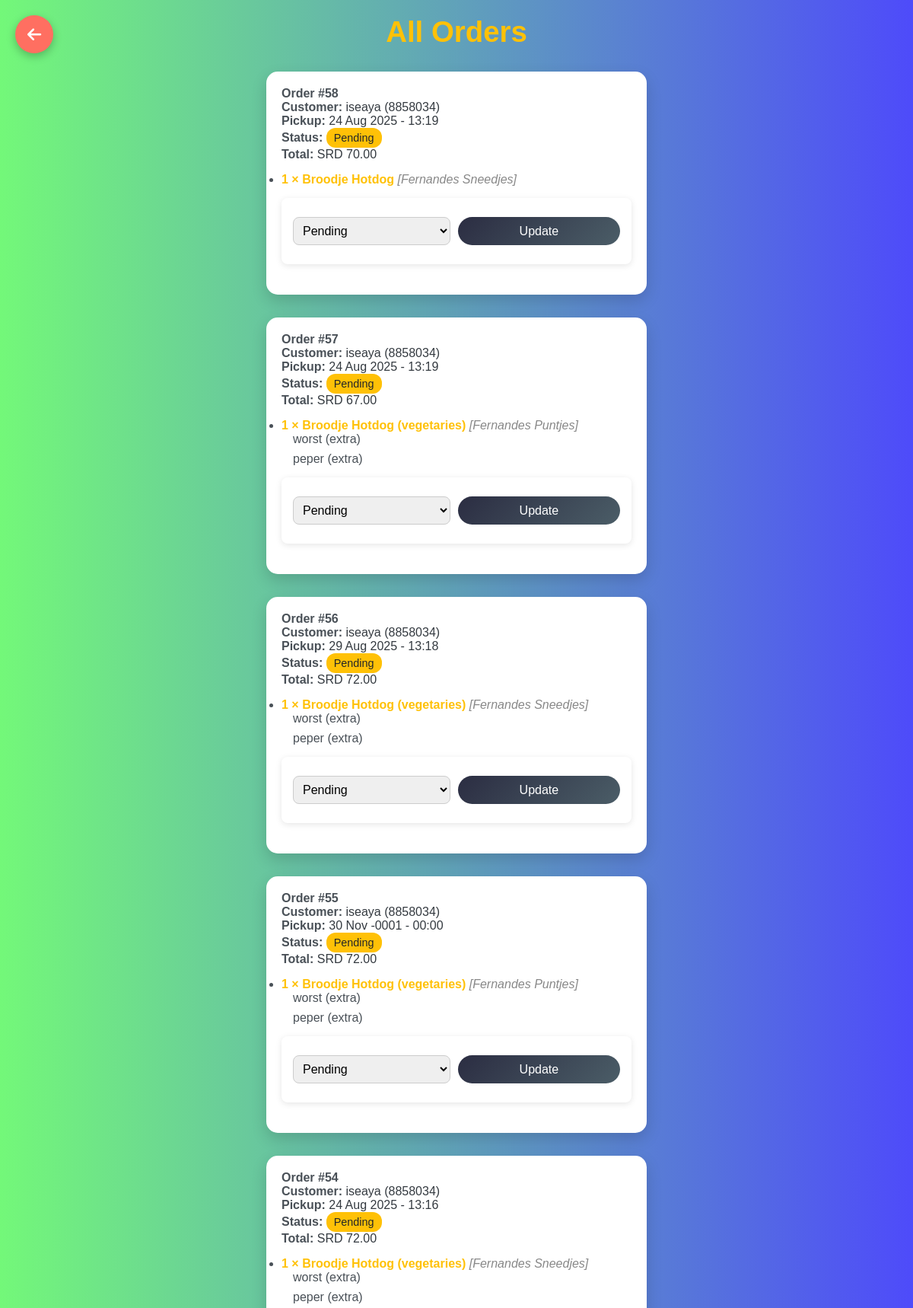
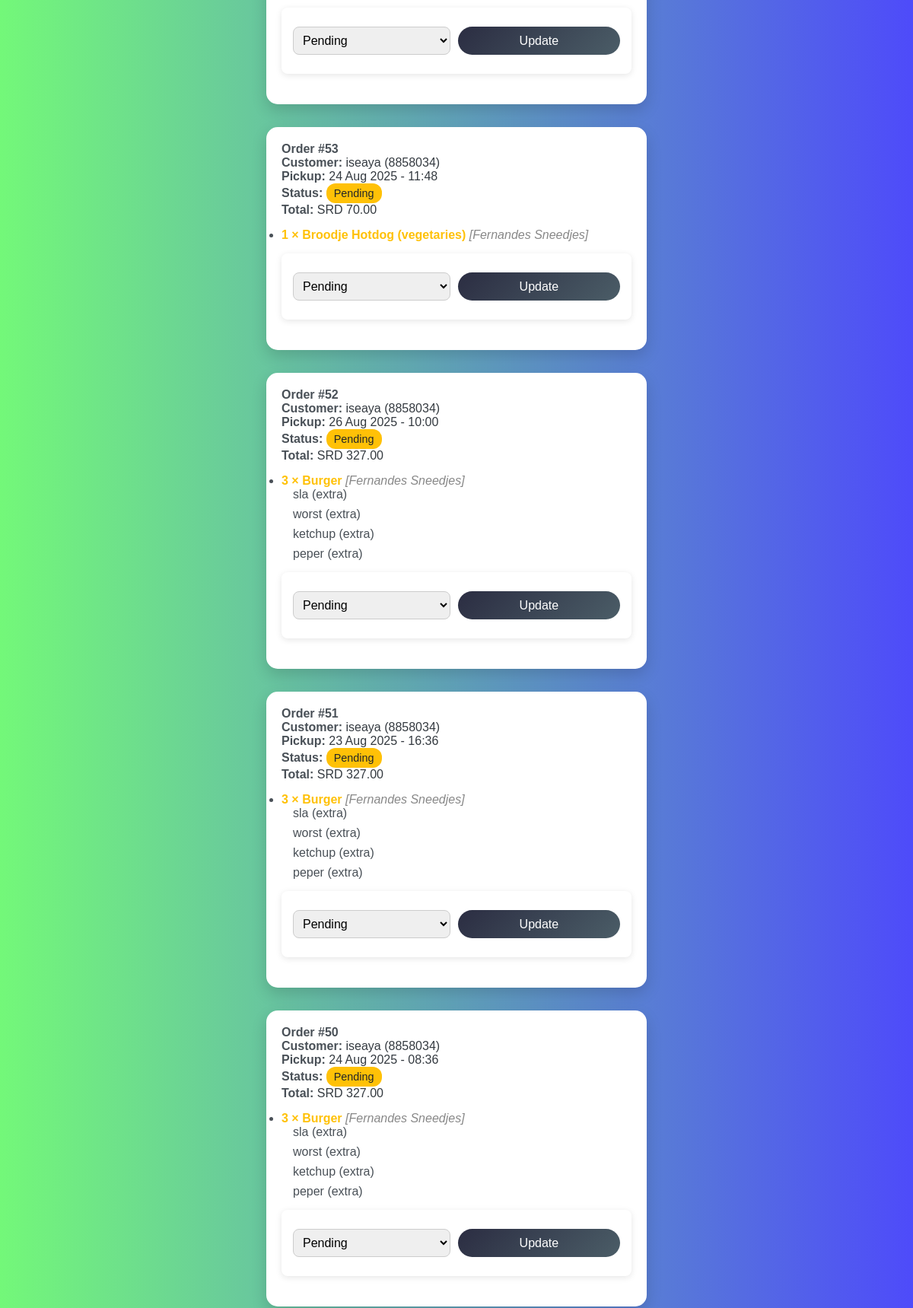
Screenshot of /admin/orders.php (signed in, upper part) with the database file from the repository (2 pictures, top to bottom).
### tables this page shows
CREATE TABLE `orders` (
  `id` int(11) NOT NULL,
  `user_id` int(11) NOT NULL,
  `pickup_time` datetime NOT NULL,
  `status` enum('pending','preparing','ready','completed') DEFAULT 'pending',
  `total_price` decimal(10,2) NOT NULL,
  `created_at` timestamp NOT NULL DEFAULT current_timestamp()
);

CREATE TABLE `users` (
  `id` int(11) NOT NULL,
  `name` varchar(100) NOT NULL,
  `phone` varchar(20) NOT NULL,
  `password` varchar(255) NOT NULL,
  `is_admin` tinyint(1) DEFAULT 0,
  `created_at` timestamp NOT NULL DEFAULT current_timestamp()
);

CREATE TABLE `order_items` (
  `id` int(11) NOT NULL,
  `order_id` int(11) NOT NULL,
  `bread_id` int(11) NOT NULL,
  `bread_type_id` int(11) DEFAULT NULL,
  `quantity` int(11) NOT NULL,
  `price` decimal(10,2) DEFAULT NULL
);

CREATE TABLE `breads` (
  `id` int(11) NOT NULL,
  `name` varchar(100) NOT NULL,
  `description` text DEFAULT NULL,
  `price` decimal(10,2) NOT NULL,
  `image_path` varchar(255) DEFAULT NULL,
  `is_active` tinyint(1) DEFAULT 1,
  `created_at` timestamp NOT NULL DEFAULT current_timestamp()
);

CREATE TABLE `bread_types` (
  `id` int(11) NOT NULL,
  `name` varchar(100) NOT NULL,
  `image_path` varchar(255) DEFAULT NULL,
  `is_active` tinyint(1) DEFAULT 1
);

CREATE TABLE `order_item_ingredients` (
  `id` int(11) NOT NULL,
  `order_item_id` int(11) NOT NULL,
  `ingredient_id` int(11) NOT NULL,
  `is_extra` tinyint(1) DEFAULT 0
);

CREATE TABLE `ingredients` (
  `id` int(11) NOT NULL,
  `name` varchar(100) NOT NULL,
  `image_path` varchar(255) DEFAULT NULL,
  `price` decimal(10,2) NOT NULL,
  `is_standard` tinyint(1) DEFAULT 0,
  `is_active` tinyint(1) DEFAULT 1,
  `created_at` timestamp NOT NULL DEFAULT current_timestamp()
);

### admin/orders.php (the view, shortened to what this page needs)
<?php
require '../includes/config.php';
$orders = $pdo->query("
    SELECT o.*, u.name, u.phone
    FROM orders o
    JOIN users u ON o.user_id = u.id
    ORDER BY o.created_at DESC
")->fetchAll(PDO::FETCH_ASSOC);
$order_items_stmt = $pdo->prepare("
    SELECT oi.id as order_item_id, b.name as bread_name, bt.name as bread_type_name, oi.quantity
    FROM order_items oi
    JOIN breads b ON oi.bread_id = b.id
    LEFT JOIN bread_types bt ON oi.bread_type_id = bt.id
    WHERE oi.order_id = ?
");
$ingredient_stmt = $pdo->prepare("
    SELECT i.name, oii.is_extra
    FROM order_item_ingredients oii
    JOIN ingredients i ON oii.ingredient_id = i.id
    WHERE oii.order_item_id = ?
");
?>
<!DOCTYPE html>
<html>
<head>
    <link rel="stylesheet" href="../assets/css/style.css">
    <link rel="stylesheet" href="https://cdnjs.cloudflare.com/ajax/libs/font-awesome/6.5.0/css/all.min.css">
</head>
<body>
<a href="dashboard.php" class="floating-btn" title="Back to Dashboard">
        <i class="fas fa-arrow-left"></i>
</a>
<h2>All Orders</h2>
<?php foreach ($orders as $order): ?>
    <div class="order-box">
        <p><strong>Order #<?= $order['id'] ?></strong></p>
        <p><strong>Customer:</strong> <?= htmlspecialchars($order['name']) ?> (<?= $order['phone'] ?>)</p>
        <p><strong>Pickup:</strong> <?= date("d M Y - H:i", strtotime($order['pickup_time'])) ?></p>
        <p><strong>Status:</strong>
            <span class="status-badge status-<?= htmlspecialchars($order['status']) ?>">
                <?= ucfirst($order['status']) ?>
            </span>
        </p>
        <p><strong>Total:</strong> SRD <?= number_format($order['total_price'], 2) ?></p>
        <ul class="order-items">
            <?php
            $order_items_stmt->execute([$order['id']]);
            $items = $order_items_stmt->fetchAll(PDO::FETCH_ASSOC);
            foreach ($items as $item) {
                echo "<li><strong>{$item['quantity']} × {$item['bread_name']}</strong>";
                if (!empty($item['bread_type_name'])) {
                    echo " <em style='color:#888;'>[{$item['bread_type_name']}]</em>";
                }
                echo "<ul class='ingredient-list'>";
                $ingredient_stmt->execute([$item['order_item_id']]);
                foreach ($ingredient_stmt->fetchAll(PDO::FETCH_ASSOC) as $ing) {
                    echo "<li>{$ing['name']}" . ($ing['is_extra'] ? " (extra)" : "") . "</li>";
                }
                echo "</ul></li>";
            }
            ?>
        </ul>
        <form method="POST" class="status-form">
            <select name="status">
                <option value="pending" <?= $order['status'] === 'pending' ? 'selected' : '' ?>>Pending</option>
            </select>
            <button type="submit">Update</button>
        </form>
    </div>
<?php endforeach; ?>
</body>
</html>

### assets/css/style.css (style rules this page uses)
* { margin: 0; padding: 0; box-sizing: border-box; }
body { font-family: 'Segoe UI', Tahoma, Geneva, Verdana, sans-serif; background-color: #f8f9fa; padding: 20px; color: #333; }
h2 { margin-bottom: 20px; color: #007b5e; font-weight: bold; }
button { padding: 10px 20px; background-color: #007b5e; color: white; border: none; border-radius: 6px; cursor: pointer; margin-top: 10px; transition: 0.2s ease; }
a { color: #007b5e; text-decoration: none; }
form { margin-bottom: 20px; }
input[type="text"], input[type="password"], input[type="number"], input[type="datetime-local"], select { padding: 10px; margin: 5px 0; width: 100%; border-radius: 5px; border: 1px solid #ccc; }
form[method="POST"] { background-color: white; border-radius: 8px; box-shadow: 0 2px 8px rgba(0, 0, 0, 0.1); padding: 15px; max-width: 500px; }
.container, .login-container, .register-container, .dashboard-box, .order-box { max-width: 500px; margin: 30px auto; padding: 20px; background: #fff; border-radius: 10px; box-shadow: 0 4px 15px rgba(0, 0, 0, 0.1); }
.input, select, button { width: 100%; margin: 10px 0; padding: 12px; border: 1px solid #ccc; border-radius: 8px; font-size: 1em; }
body, html { overflow-x: hidden; }

### admin/orders.php (style rules this page uses)
body { font-family: 'Poppins', sans-serif; background: linear-gradient(90deg, #73f879ff, rgba(78, 75, 250, 1)); padding: 20px; color: #343a40; }
h2 { text-align: center; color: #ffc107; margin-bottom: 30px; font-size: 2.4em; }
.floating-btn { position: fixed; bottom: auto; top: 20px; right: auto; left: 20px; width: 50px; height: 50px; background: #ff6f61; color: white; border-radius: 50%; display: flex; align-items: center; justify-content: center; font-size: 1.3em; text-decoration: none; box-shadow: 0 4px 12px rgba(0,0,0,0.25); transition: all 0.3s ease; z-index: 1000; }
.order-box { background: #fff; border-radius: 15px; box-shadow: 0 8px 20px rgba(0,0,0,0.15); margin-bottom: 25px; padding: 20px; animation: fadeIn 0.8s ease-out; }
.order-box strong { color: #495057; }
.status-badge { display: inline-block; padding: 5px 10px; border-radius: 12px; font-size: 0.9em; font-weight: 500; }
.status-pending { background: #ffc107; color: #212529; }
.order-items { margin-top: 15px; }
.order-items li { margin-bottom: 8px; color: #495057; }
.order-items li strong { color: #ffc107; }
.ingredient-list { list-style: none; margin-left: 15px; color: #6c757d; }
.status-form { margin-top: 15px; display: flex; gap: 10px; }
.status-form select { padding: 8px; border-radius: 8px; border: 1px solid #ccc; }
.status-form button { background: linear-gradient(135deg, #2b2d42, #4b5d67); color: #fff; border: none; border-radius: 25px; padding: 8px 15px; font-weight: 500; cursor: pointer; transition: 0.3s ease; }

### rows the page displays
orders: id "58", user.name "iseaya", user.phone "8858034", pickup_time "24 Aug 2025 - 13:19", status "Pending", total_price "70.00"
order_items: quantity "1", bread.name "Broodje Hotdog", bread_type.name "Fernandes Sneedjes"
orders: id "57", user.name "iseaya", user.phone "8858034", pickup_time "24 Aug 2025 - 13:19", status "Pending", total_price "67.00"
order_items: quantity "1", bread.name "Broodje Hotdog (vegetaries)", bread_type.name "Fernandes Puntjes"
order_item_ingredients: ingredient.name "worst", is_extra "(extra)"
order_item_ingredients: ingredient.name "peper", is_extra "(extra)"
orders: id "56", user.name "iseaya", user.phone "8858034", pickup_time "29 Aug 2025 - 13:18", status "Pending", total_price "72.00"
order_items: quantity "1", bread.name "Broodje Hotdog (vegetaries)", bread_type.name "Fernandes Sneedjes"
orders: id "55", user.name "iseaya", user.phone "8858034", pickup_time "30 Nov -0001 - 00:00", status "Pending", total_price "72.00"
order_items: quantity "1", bread.name "Broodje Hotdog (vegetaries)", bread_type.name "Fernandes Puntjes"
orders: id "54", user.name "iseaya", user.phone "8858034", pickup_time "24 Aug 2025 - 13:16", status "Pending", total_price "72.00"
order_items: quantity "1", bread.name "Broodje Hotdog (vegetaries)", bread_type.name "Fernandes Sneedjes"
orders: id "53", user.name "iseaya", user.phone "8858034", pickup_time "24 Aug 2025 - 11:48", status "Pending", total_price "70.00"
order_items: quantity "1", bread.name "Broodje Hotdog (vegetaries)", bread_type.name "Fernandes Sneedjes"
orders: id "52", user.name "iseaya", user.phone "8858034", pickup_time "26 Aug 2025 - 10:00", status "Pending", total_price "327.00"
order_items: quantity "3", bread.name "Burger", bread_type.name "Fernandes Sneedjes"
order_item_ingredients: ingredient.name "sla", is_extra "(extra)"
order_item_ingredients: ingredient.name "ketchup", is_extra "(extra)"
orders: id "51", user.name "iseaya", user.phone "8858034", pickup_time "23 Aug 2025 - 16:36", status "Pending", total_price "327.00"
order_items: quantity "3", bread.name "Burger", bread_type.name "Fernandes Sneedjes"
orders: id "50", user.name "iseaya", user.phone "8858034", pickup_time "24 Aug 2025 - 08:36", status "Pending", total_price "327.00"
order_items: quantity "3", bread.name "Burger", bread_type.name "Fernandes Sneedjes"
